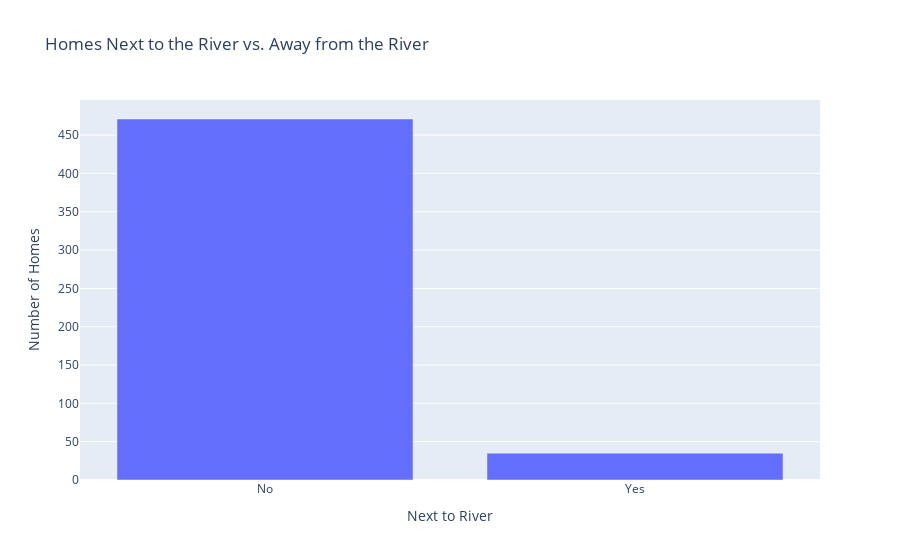

Write notebook code for a chart like this one.
### Code cell
# Create the bar chart
fig = px.bar(
    x=x_labels,
    y=y_values,
    labels={'x': 'Next to River', 'y': 'Number of Homes'},
    title='Homes Next to the River vs. Away from the River'
)

# Show the plot
fig.show()

### Figure 1 — Plotly figure (JSON) as saved in the notebook; plotly's stock layout.template omitted (floating-point values rounded to 4 significant figures)
{"data": [{"alignmentgroup": "True", "hovertemplate": "Next to River=%{x}<br>Number of Homes=%{y}<extra></extra>", "legendgroup": "", "marker": {"color": "#636efa", "pattern": {"shape": ""}}, "name": "", "offsetgroup": "", "orientation": "v", "showlegend": false, "textposition": "auto", "type": "bar", "x": ["No", "Yes"], "xaxis": "x", "y": [471, 35], "yaxis": "y"}], "layout": {"barmode": "relative", "legend": {"tracegroupgap": 0}, "title": {"text": "Homes Next to the River vs. Away from the River"}, "xaxis": {"anchor": "y", "domain": [0, 1], "title": {"text": "Next to River"}}, "yaxis": {"anchor": "x", "domain": [0, 1], "title": {"text": "Number of Homes"}}}}
